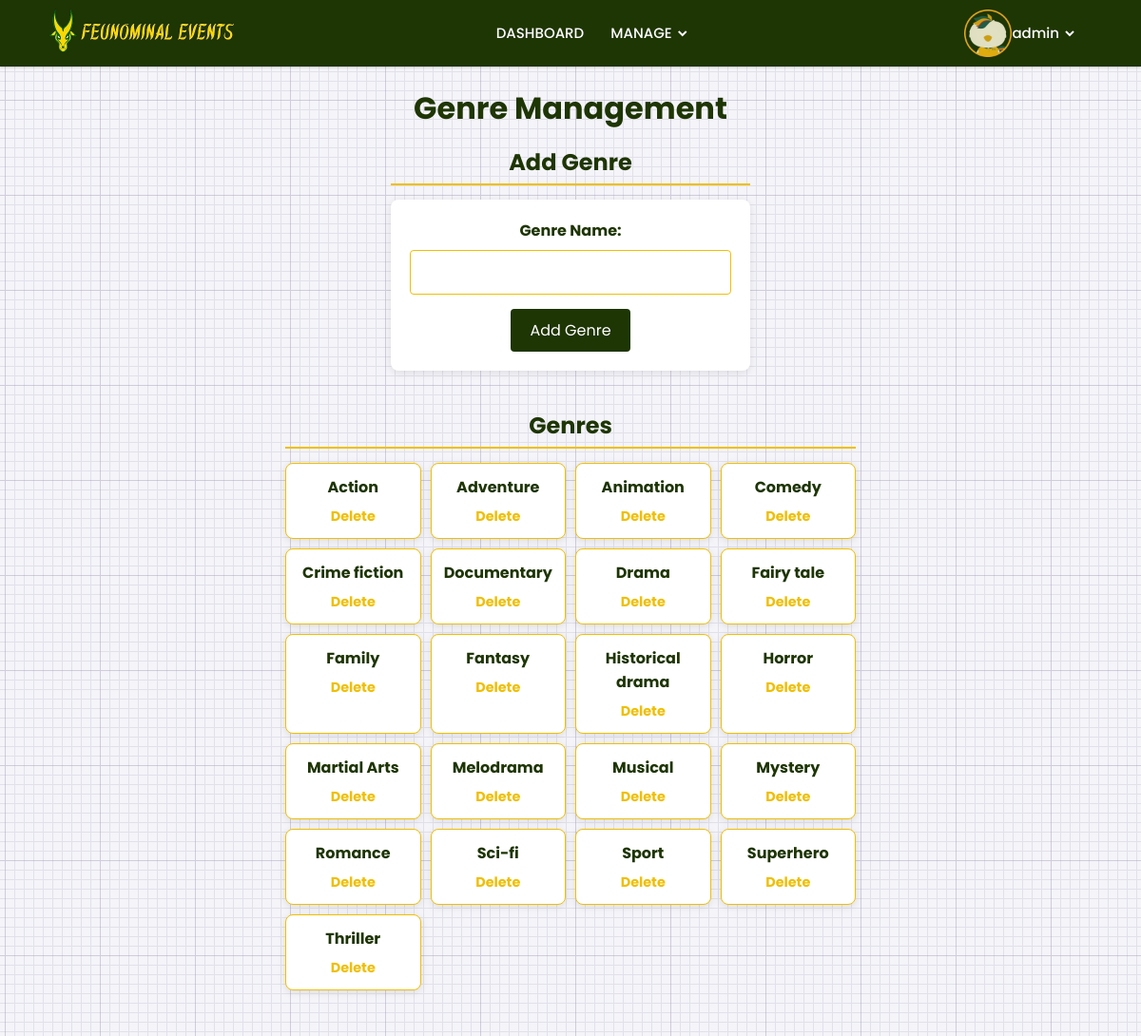
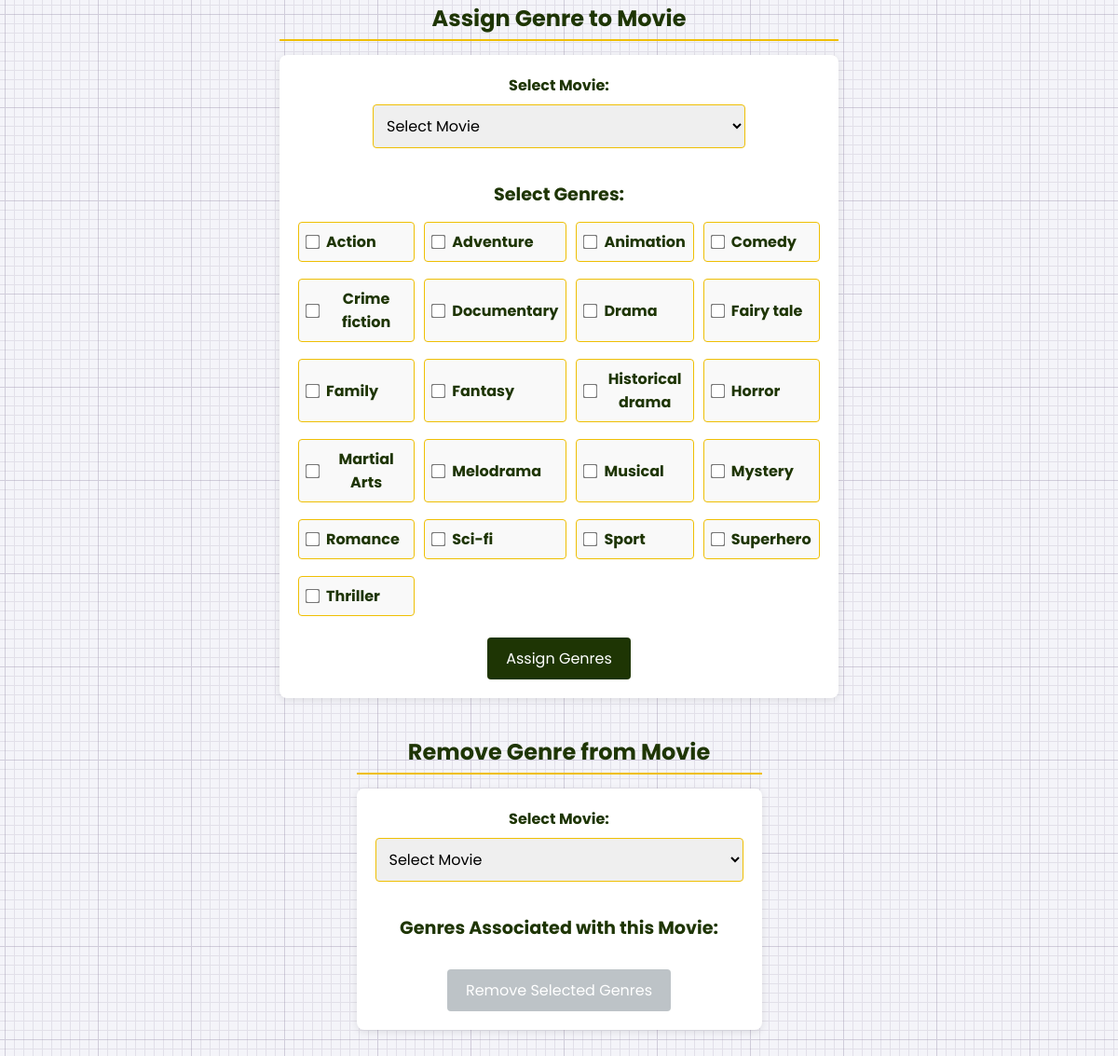
The app's page /admin/manage_genres.php (signed in) with its own data (2 pictures, top to bottom).
### tables this page shows
CREATE TABLE `genres` (
  `genre_id` int(11) NOT NULL,
  `genre` varchar(50) DEFAULT NULL,
  `user_id` int(11) NOT NULL
);

### admin/manage_genres.php (the view, shortened to what this page needs)
<?php
$conn = new mysqli('localhost', 'root', '', 'tix');
$genres_res = $conn->query("SELECT * FROM genres ORDER BY genre ASC");
?>
<!DOCTYPE html>
<html lang="en">
<head>
    <link rel="stylesheet" href="../css/nav.css">
    <link rel="stylesheet" href="css/genres.css">
    <link href='https://unpkg.com/boxicons@2.0.7/css/boxicons.min.css' rel='stylesheet'>
</head>
<body>
<nav>
  <div class="navbar">
    <a href="admin.php"><img src="../assets/feunominal_nav.png" height="50"></a>
    <div class="nav-links">
      <ul class="links">
        <li><a href="admin.php">DASHBOARD</a></li>
        <li>
          <a href="#">MANAGE</a>
          <i class='bx bxs-chevron-down htmlcss-arrow arrow'></i>
        </li>
      </ul>
    </div>
    <?php if (isset($_SESSION['f_name'])): ?>
      <div class="nav-links">
        <div class="links">
          <li>
            <img src="../assets/chic.png" height="50"> <a href="#"><?php echo htmlspecialchars($_SESSION['f_name']);?></a>
            <i class='bx bxs-chevron-down htmlcss-arrow arrow'></i>
          </li>
        </div>
      </div>
    <?php else: ?>
      <div class="links">
        <a href="#" id="openModal"><img src="assets/tam.png" height="50"></a>
      </div>
    <?php endif; ?>
  </div>
</nav>
<h1>Genre Management</h1>
<div class="section-row">
    <div class="section-column">
        <h2>Add Genre</h2>
        <form method="POST" action="php/add_genre.php">
            <label for="genre">Genre Name:</label>
            <input type="text" id="genre" name="genre" required>
            <button type="submit">Add Genre</button>
        </form>
    </div>
    <div class="section-column">
        <h2>Genres</h2>
        <div class="genre-list">
            <?php
            $genres_res->data_seek(0);
            while ($genre = $genres_res->fetch_assoc()) { ?>
                <div class="genre-item">
                    <span><?= htmlspecialchars($genre['genre']) ?></span>
                    <a href="php/delete_genre.php?genre_id=<?= $genre['genre_id'] ?>" onclick="return confirm('Are you sure you want to delete this genre?')">Delete</a>
                </div>
            <?php } ?>
        </div>
    </div>
</div>
<div class="section-row">
    <div class="section-column">
        <h2>Assign Genre to Movie</h2>
        <form method="POST" action="php/assign_genre.php">
            <label for="movie_id">Select Movie:</label>
            <select name="movie_id" id="movie_id" required>
                <option value="">Select Movie</option>
            </select>
            <h3>Select Genres:</h3>
            <div class="genre-checkboxes">
                <?php
                $genres_res->data_seek(0);
                while ($genre = $genres_res->fetch_assoc()) {
                    echo "<label><input type='checkbox' name='genres[]' value='{$genre['genre_id']}'> " . htmlspecialchars($genre['genre']) . "</label>";
                }
                ?>
            </div>
            <button type="submit">Assign Genres</button>
        </form>
    </div>
    <div class="section-column">
        <h2>Remove Genre from Movie</h2>
        <form method="POST" action="php/remove_genre.php">
            <label for="movie_id_remove">Select Movie:</label>
            <select name="movie_id" id="movie_id_remove" required onchange="loadAssociatedGenres(this.value)">
                <option value="">Select Movie</option>
            </select>
            <h3>Genres Associated with this Movie:</h3>
            <button type="submit" id="remove_button" disabled>Remove Selected Genres</button>
        </form>
    </div>
</div>
</body>
</html>

### css/nav.css (style rules this page uses)
* { margin: 0; padding: 0; box-sizing: border-box; font-family: 'Poppins', sans-serif; }
body { min-height: 100vh; }
nav { position: fixed; top: 0; left: 0; width: 100%; height: 100%; height: 70px; background: #1e3504; box-shadow: 0 1px 2px rgba(0, 0, 0, 0.2); z-index: 99; }
nav .navbar { height: 100%; max-width: 1250px; width: 100%; display: flex; align-items: center; justify-content: space-between; margin: auto; padding: 0 50px; }
nav .navbar .nav-links { line-height: 70px; height: 100%; }
nav .navbar .links { display: flex; }
nav .navbar .links li { position: relative; display: flex; align-items: center; justify-content: space-between; list-style: none; padding: 0 14px; }
nav .navbar .links li a { height: 100%; text-decoration: none; white-space: nowrap; color: #fff; font-size: 15px; font-weight: 500; }
nav .navbar .links li .arrow { height: 100%; width: 22px; line-height: 70px; text-align: center; display: inline-block; color: #fff; transition: all 0.3s ease; }

### admin/css/genres.css (style rules this page uses)
body { font-family: Arial, sans-serif; background-color: #f4f4f9; color: #333; padding: 20px; margin: 0; margin-top: 70px; display: flex; flex-direction: column; align-items: center; }
h1, h2, h3 { color: #1e3504; margin-bottom: 15px; text-align: center; width: 100%; }
h1 { font-size: 2rem; }
h2 { font-size: 1.5rem; border-bottom: 2px solid #EFBF04; padding-bottom: 5px; }
h3 { font-size: 1.2rem; margin-top: 20px; }
.section-row { display: flex; flex-wrap: wrap; gap: 20px; width: 100%; margin-bottom: 30px; justify-content: center; }
.section-column { flex: 1; min-width: 300px; max-width: 45%; }
form { background-color: #fff; padding: 20px; border-radius: 8px; box-shadow: 0 2px 8px rgba(0, 0, 0, 0.1); margin-bottom: 20px; width: 100%; display: flex; flex-direction: column; align-items: center; }
label { display: block; font-weight: bold; margin-bottom: 8px; color: #1e3504; text-align: center; }
input[type="text"], select { width: 100%; max-width: 400px; padding: 10px; margin-bottom: 15px; border: 1px solid #EFBF04; border-radius: 4px; font-size: 1rem; transition: border-color 0.3s ease; }
input[type="checkbox"] { margin-right: 10px; transform: scale(1.2); }
button { background-color: #1e3504; color: #fff; padding: 10px 20px; border: none; border-radius: 4px; font-size: 1rem; cursor: pointer; transition: background-color 0.3s ease; }
button:disabled { background-color: #bdc3c7; cursor: not-allowed; }
.genre-checkboxes { display: grid; grid-template-columns: repeat(4, 1fr); gap: 10px; width: 100%; margin-bottom: 15px; justify-items: center; }
.genre-checkboxes label { display: flex; align-items: center; padding: 8px; background-color: #f9f9f9; border: 1px solid #EFBF04; border-radius: 4px; width: 100%; text-align: center; cursor: pointer; }
.genre-checkboxes input[type="checkbox"] { margin-right: 8px; }
.genre-list { display: grid; grid-template-columns: repeat(4, 1fr); gap: 10px; width: 100%; margin-bottom: 20px; justify-items: center; }
.genre-item { display: flex; flex-direction: column; align-items: center; padding: 12px; background-color: #fff; border: 1px solid #EFBF04; border-radius: 8px; box-shadow: 0 2px 8px rgba(0, 0, 0, 0.1); width: 100%; text-align: center; transition: background-color 0.3s ease; }
.genre-item span { font-weight: bold; color: #1e3504; margin-bottom: 8px; }
.genre-item a { color: #EFBF04; text-decoration: none; font-weight: bold; font-size: 0.9rem; }
@media (max-width: 1200px) { .section-row { flex-direction: column; align-items: center; } }
@media (max-width: 1200px) { .section-column { max-width: 600px; } }

### admin/manage_genres.php (style rules this page uses)
body { margin-top: 70px; }

### records on screen
genres: genre "Action"
genres: genre "Adventure"
genres: genre "Animation"
genres: genre "Comedy"
genres: genre "Crime fiction"
genres: genre "Documentary"
genres: genre "Drama"
genres: genre "Fairy tale"
genres: genre "Family"
genres: genre "Fantasy"
genres: genre "Historical drama"
genres: genre "Horror"
genres: genre "Martial Arts"
genres: genre "Melodrama"
genres: genre "Musical"
genres: genre "Mystery"
genres: genre "Romance"
genres: genre "Sci-fi"
genres: genre "Sport"
genres: genre "Superhero"
genres: genre "Thriller"

### other values on screen
$_SESSION['f_name'] "admin"
